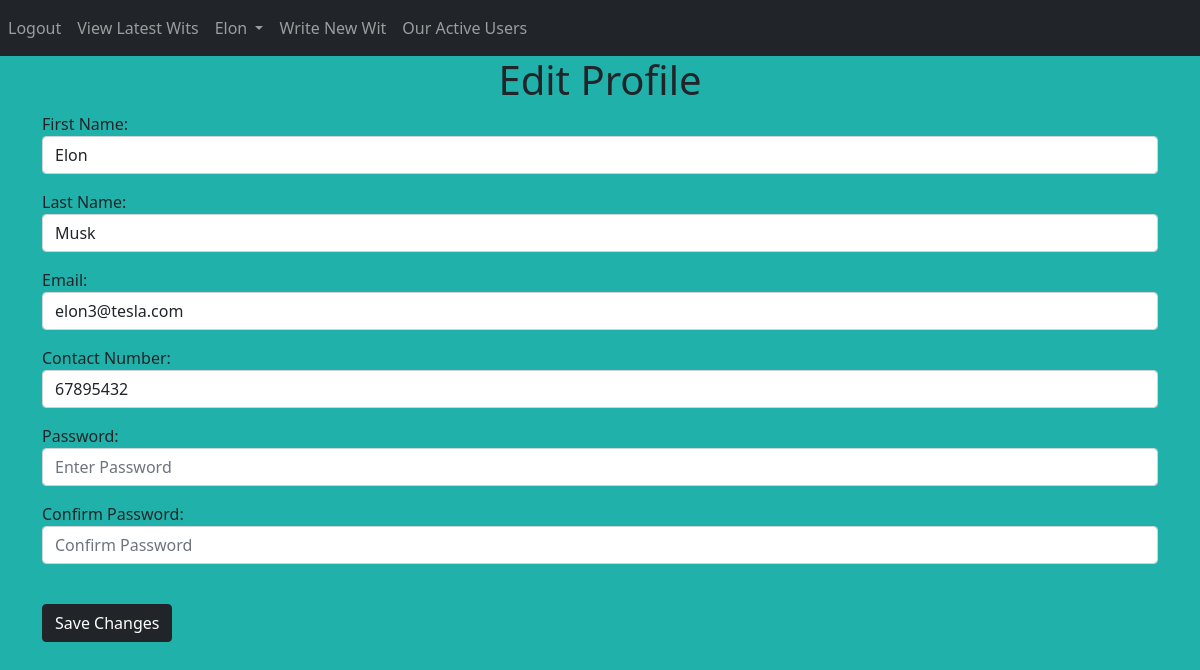
The page /editprofile (signed in) on the database its author committed.
### Website/models.py (models this page shows)
class User(db.Model,UserMixin):
    id=db.Column(db.Integer,primary_key=True)
    email=db.Column(db.String(100),unique=True)
    phoneNumber=db.Column(db.String(10),unique=True)
    password=db.Column(db.String(100))
    firstName=db.Column(db.String(100))
    lastName=db.Column(db.String(100))
    blogs=db.relationship('Blog')

### Website/auth.py (the view, shortened to what this page needs)
@auth.route("/editprofile",methods=['GET','POST'])
@login_required
def editProfile():
      userLoggedIn=current_user
      return render_template("editprofile.html",user=current_user)

### Website/__init__.py (called while the page is built)
def createApp():
    app=Flask(__name__)
    app.config['SECRET_KEY']='adflsbvgaj'
    app.config['SQLALCHEMY_DATABASE_URI']=f'sqlite:///{DB_NAME}'
    db.init_app(app)
    from .views import views
    from .auth import auth
    app.register_blueprint(views,url_prefix='/')
    app.register_blueprint(auth,url_prefix='/')
    from .models import User,Blog
    createDB(app)
    login_manager=LoginManager()
    login_manager.login_view='views.welcome'
    login_manager.init_app(app)
    @login_manager.user_loader
    def loadUser(id):
         return User.query.get(int(id))
    return app

### Website/templates/editprofile.html (shortened to what this page needs)
{% extends "base.html" %}
{% block content %}
<form method="POST">
    <h1 align="center">Edit Profile</h1>
    <div class="form-group">
        <label for="firstName">First Name:</label>
        <p><input id="firstName" class="form-control" type="text" value={{user.firstName}} name="firstName"/></p>
    </div>
    <div class="form-group">
        <label for="lastName">Last Name:</label>
        <p><input id="lastName" type="text" class="form-control" value={{user.lastName}} name="lastName"/></p>
    </div>
    <div class="form-group">
        <label for="email">Email:</label>
        <p><input id="email" type="email" class="form-control" value={{user.email}}  name="email"/></p>
    </div>
    <div class="form-group">
        <label for="phoneNumber">Contact Number:</label>
        <p><input id="phoneNumber" type="text" class="form-control" value={{user.phoneNumber}} name="phoneNumber"/></p>
    </div>
    <div class="form-group">
        <label for="password">Password:</label>
        <p><input id="password1" type="password" class="form-control" placeholder="Enter Password" name="password1"/></p>
    </div>
    <div class="form-group">
        <label for="confirmPassword">Confirm Password:</label>
        <p><input id="confirmPassword" type="password" class="form-control" placeholder="Confirm Password" name="confirmPassword"/></p>
    </div>
    <br/>
    <button type="submit" class="btn btn-dark">Save Changes</button>
    </form>
{%endblock%}

### Website/templates/base.html (shortened to what this page needs)
<!DOCTYPE html>
<html>
<head>
    <link href="https://cdn.jsdelivr.net/npm/bootstrap@5.0.1/dist/css/bootstrap.min.css" rel="stylesheet">
</head>
<body style="background-color: lightseagreen;">
    <nav class="navbar navbar-expand-lg navbar-dark bg-dark">
          <div class="collapse navbar-collapse" id="navbar">
            <ul class="navbar-nav me-auto mb-2 mb-lg-0">
              <li class="nav-item">
                {% if user.is_authenticated%}
                <a class="nav-item nav-link" id="logout" href="/logout">Logout</a>
              </li>
              <li>
                <a class="nav-item nav-link" id="home" href="/">View Latest Wits</a>
              </li>
              <li class="nav-item dropdown">
                <a class="nav-link dropdown-toggle" href="#" id="navbarDropdown" role="button" data-bs-toggle="dropdown" aria-expanded="false">
                  {{user.firstName}}
                </a>
                <li>
                <a class="nav-item nav-link" id="viewblogs" href="/writeBlog">Write New Wit</a>
                </li>
                <li>
                  <a class="nav-item nav-link" id="viewblogs" href="/bloggers">Our Active Users</a>
                </li>
              </li>
        {%endif%}
      </nav>
      <div class="container">
          {%block content%}
          {%endblock%}
      </div>
</body>
</html>

### Website/templates/base.html (style rules this page uses)
a { text-decoration: none; }

### rows shown on the page
User: firstName "Elon", lastName "Musk", email "elon3@tesla.com", phoneNumber "67895432"
